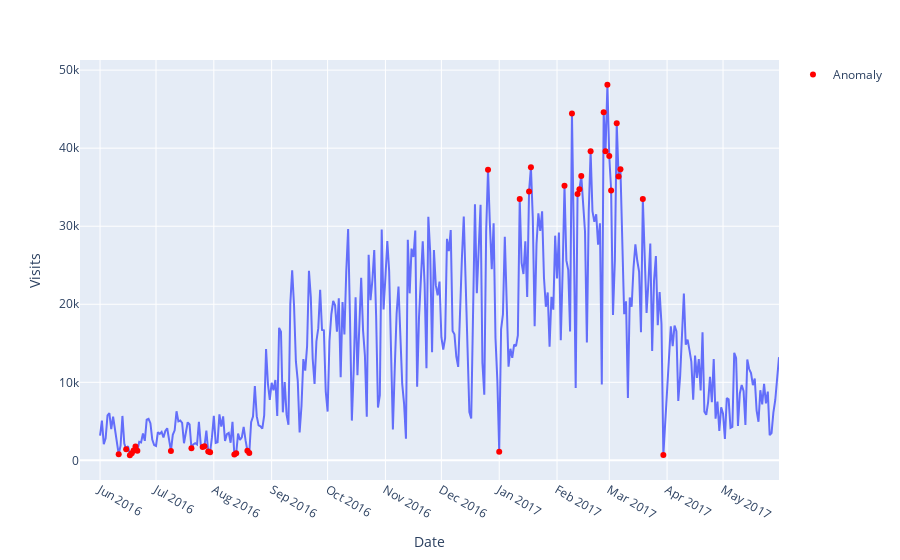

The code cell stored with this chart in its notebook:
### Markdown cell above
Гипотеза 2:

### Code cell
#Влияние сезонности на прирост или отток трафика, по текущим данным(Cезонность, праздничные дни и др.):

# Аномалии
anomal = visits[(visits['Visits'] < lower_bound) | (visits['Visits'] > upper_bound)]

fig = px.line(visits, x='Date', y='Visits')
fig.add_scatter(x=anomal['Date'], y=anomal['Visits'], 
                mode='markers', marker_color='red', name='Anomaly')
fig.update_xaxes(dtick="M1")
fig.show()

### Figure 1 — Plotly figure (JSON) as saved in the notebook; plotly's stock layout.template omitted (floating-point values rounded to 4 significant figures; data arrays with more than 128 entries replaced by an {"elided": "..."} marker saying what was removed)
{"data": [{"hovertemplate": "Date=%{x}<br>Visits=%{y}<extra></extra>", "legendgroup": "", "line": {"color": "#636efa", "dash": "solid"}, "marker": {"symbol": "circle"}, "mode": "lines", "name": "", "orientation": "v", "showlegend": false, "type": "scatter", "x": {"elided": "363 str values"}, "xaxis": "x", "y": {"elided": "363 int values"}, "yaxis": "y"}, {"marker": {"color": "red"}, "mode": "markers", "name": "Anomaly", "type": "scatter", "x": ["2016-06-11T00:00:00", "2016-06-15T00:00:00", "2016-06-17T00:00:00", "2016-06-18T00:00:00", "2016-06-19T00:00:00", "2016-06-20T00:00:00", "2016-06-21T00:00:00", "2016-07-09T00:00:00", "2016-07-20T00:00:00", "2016-07-26T00:00:00", "2016-07-27T00:00:00", "2016-07-29T00:00:00", "2016-07-30T00:00:00", "2016-08-12T00:00:00", "2016-08-13T00:00:00", "2016-08-19T00:00:00", "2016-08-20T00:00:00", "2016-12-26T00:00:00", "2017-01-01T00:00:00", "2017-01-12T00:00:00", "2017-01-17T00:00:00", "2017-01-18T00:00:00", "2017-02-05T00:00:00", "2017-02-09T00:00:00", "2017-02-12T00:00:00", "2017-02-13T00:00:00", "2017-02-14T00:00:00", "2017-02-19T00:00:00", "2017-02-26T00:00:00", "2017-02-27T00:00:00", "2017-02-28T00:00:00", "2017-03-01T00:00:00", "2017-03-02T00:00:00", "2017-03-05T00:00:00", "2017-03-06T00:00:00", "2017-03-07T00:00:00", "2017-03-19T00:00:00", "2017-03-30T00:00:00"], "y": [779, 1420, 656, 906, 1268, 1792, 1232, 1206, 1554, 1717, 1820, 1137, 1048, 737, 904, 1231, 932, 37243, 1120, 33490, 34459, 37541, 35192, 44450, 34115, 34736, 36447, 39589, 44590, 39608, 48124, 38997, 34570, 43204, 36367, 37300, 33490, 703]}], "layout": {"legend": {"tracegroupgap": 0}, "margin": {"t": 60}, "xaxis": {"anchor": "y", "domain": [0, 1], "dtick": "M1", "title": {"text": "Date"}}, "yaxis": {"anchor": "x", "domain": [0, 1], "title": {"text": "Visits"}}}}
